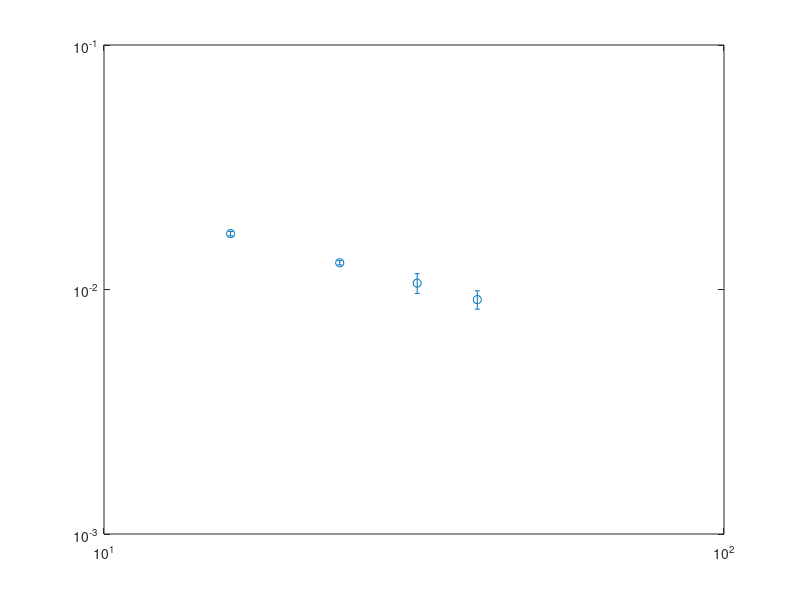

MATLAB code for this plot: (Note: this script raises an error after producing the figure.)
Lx = [16,24, 32, 40];
%A_cdw = [0.021293, 0.018159,0.017226, 0.016885];
% A_cdw = [0.016398, 0.012861, 0.011635, 0.009023];
A_cdw = [0.016924, 0.012861, 0.010620,0.009091];
%A_cdw = [0.0172, 0.012838, 0.01197, 0.011165];
% A_cdw = [0.018671, ]; %cubic
err = [0.000366,0.000255, 0.000981, 0.000784];
h1 = errorbar(Lx(1:4), A_cdw(1:4), err,'o');hold on;
%  h1 = loglog(Lx(1:4), A_cdw(1:4),'o');hold on;
set(gca, 'XScale','log', 'YScale','log')

fit_x = Lx;
p = fit(log(Lx([1:4])'),log(A_cdw([1:4])'),'poly1');
fprintf('Kc=%.5f\n',-p.p1*2);
x = fit_x(1):0.5:fit_x(end);
fl=loglog(Lx,exp(p.p2)*(Lx).^p.p1,'-.');
range=confint(p, 0.95);
fprintf('error bar of Kc = %.12f\n', (range(2,1)-range(1,1))/2);

% T=text(30,0.012,['$K_{c}=',num2str(-p.p1*2),'$']);
% set(T,'Interpreter','latex');
% set(T,'Fontsize',28);

%stop at middle to see if measurement different 

set(gca, 'XTick', [16,24,32,40]);
set(gca,'XTickLabel',{'16','24','32','40'});

set(gca,'fontsize',24);
set(gca,'linewidth',1.5);
set(get(gca,'Children'),'linewidth',3); % Set line width 1.5 pounds
set(h1,'markersize',10);
xlabel('$L_x$','Interpreter','latex');
ylabel('$A_{cdw}$','Interpreter','latex');
set(get(gca,'XLabel'),'FontSize',24); 
set(get(gca,'YLabel'),'FontSize',24); 

set(gca, 'Xlim', [15,42]);

set(gcf,'position',[1000,1000,450,350]);

